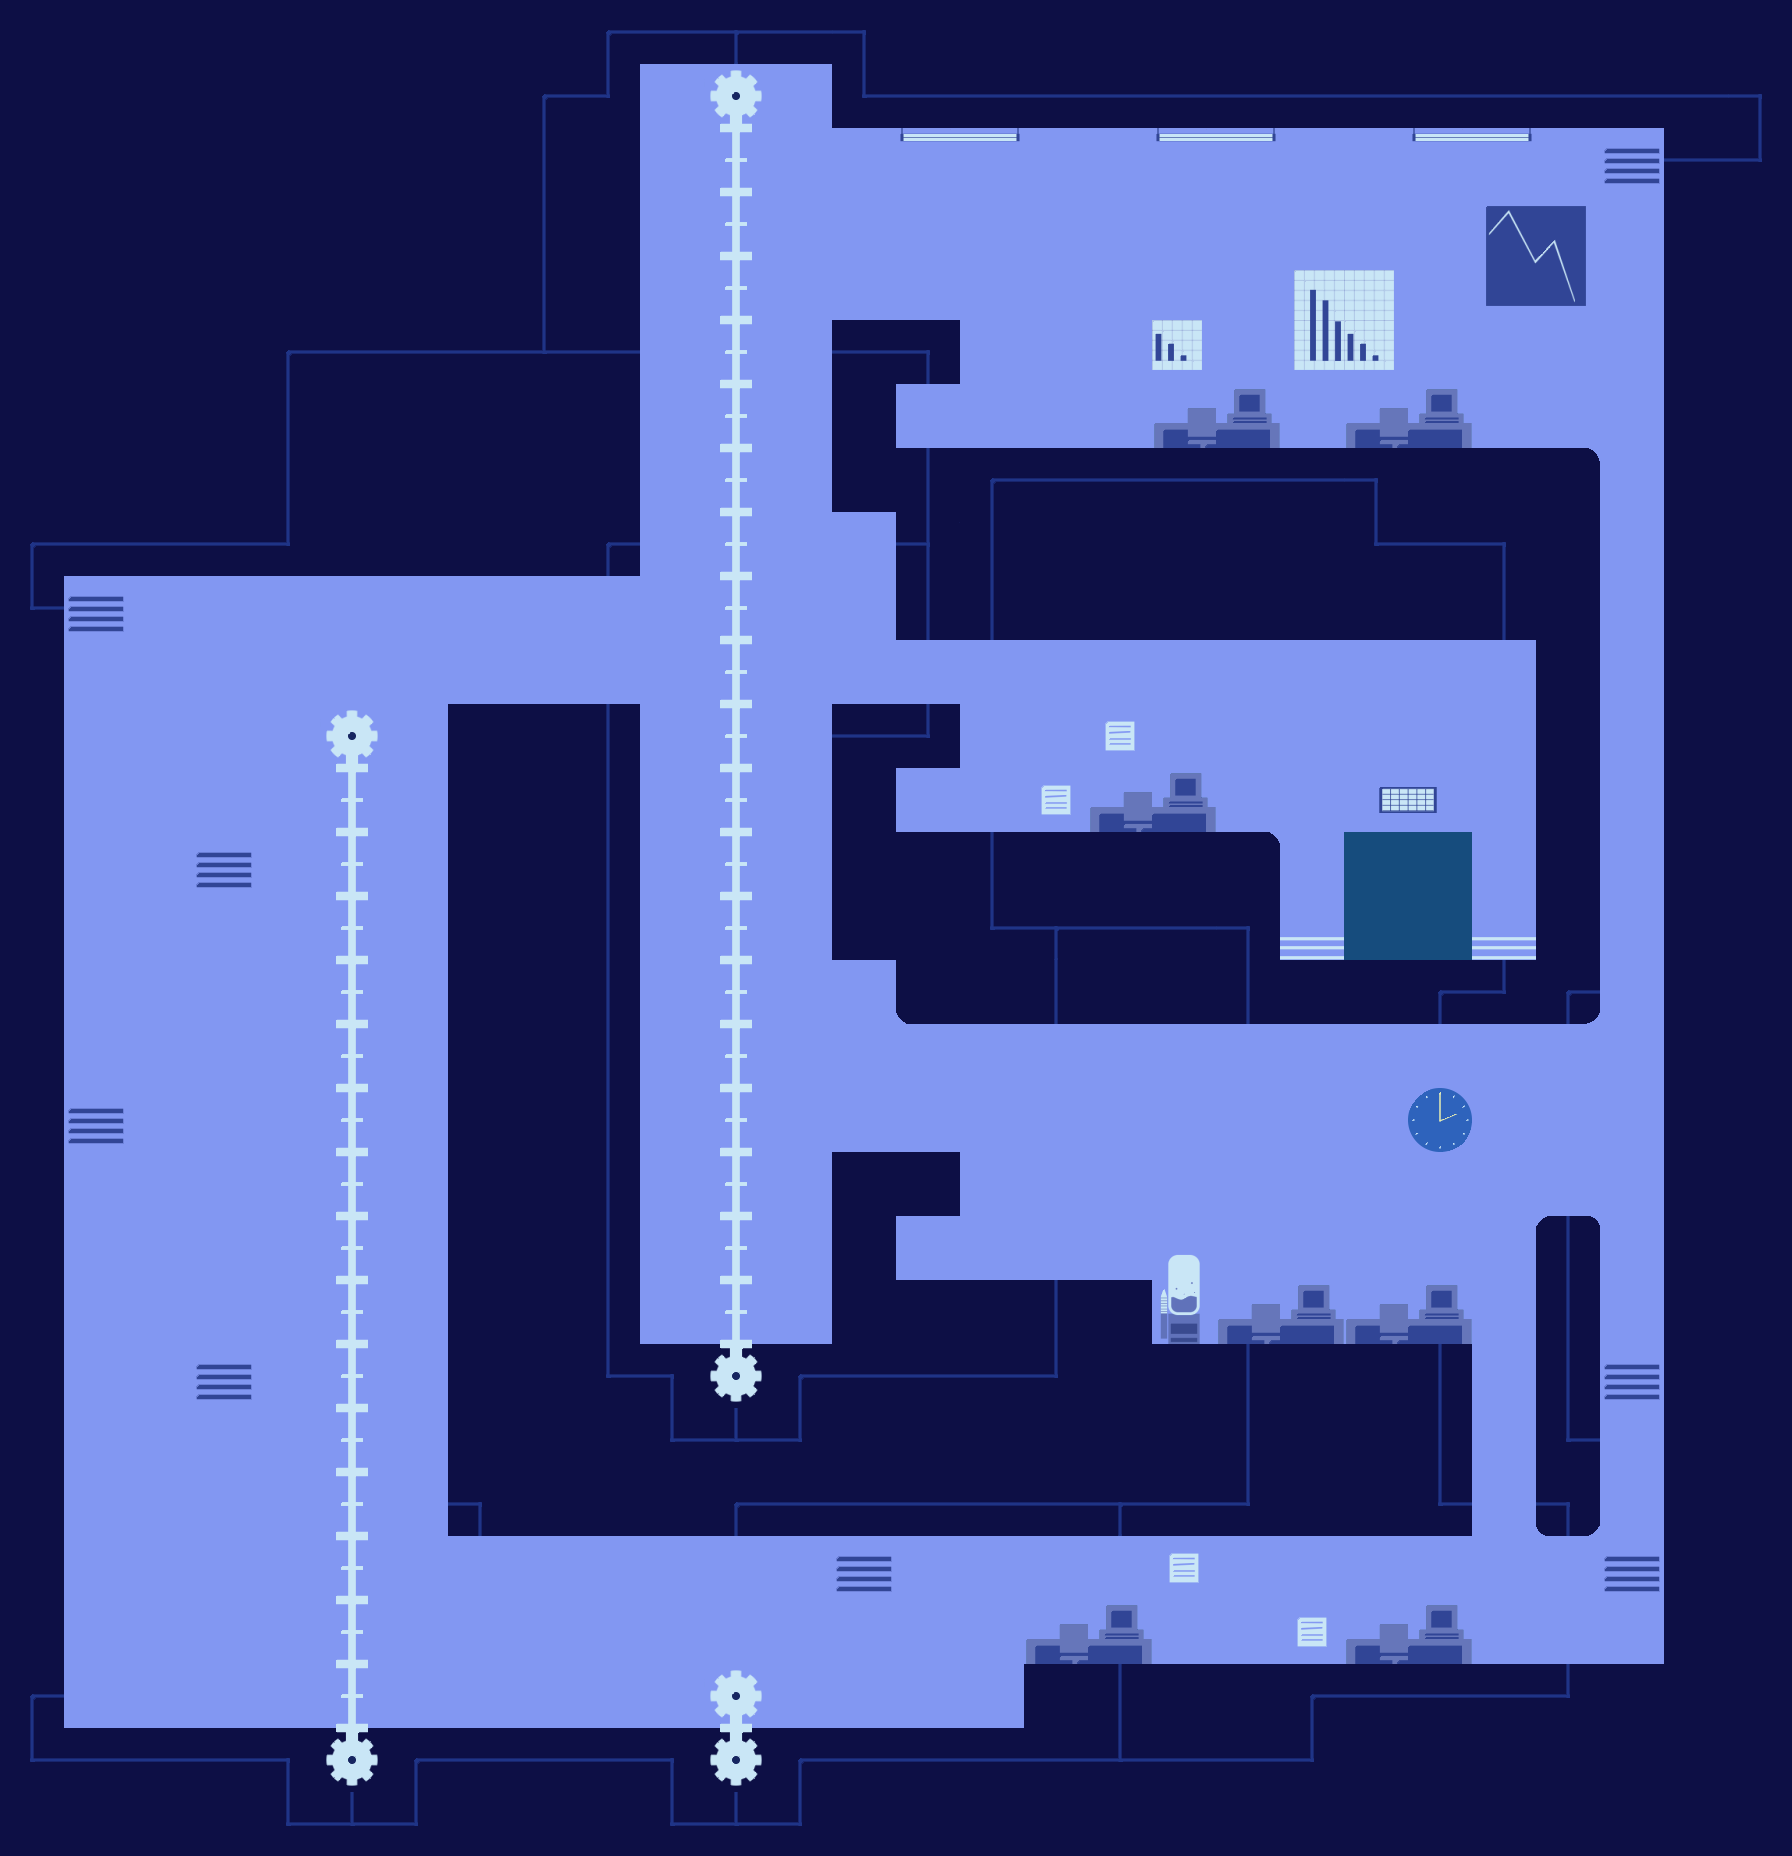

Tiled map render using the project's own tile images. Description and the map definition, with tile-layer contents summarised, below:
An orthogonal 28x29 tile map with 64x64 px tiles, 8 tile layers (Capa de patrones 1, azul, negro, puerta, ...).

<map version="1.0" orientation="orthogonal" width="28" height="29" tilewidth="64" tileheight="64">
 <tileset firstgid="1" name="tiles01" tilewidth="64" tileheight="64">
  <image source="tiles03.png" width="896" height="256" />
 </tileset>
 <layer name="Capa de patrones 1" width="28" height="29">
  <data>[812 cells, 0 non-empty, 0 distinct tile ids]</data>
 </layer>
 <layer name="azul" width="28" height="29">
  <data>[812 cells, 812 non-empty, 1 distinct tile ids]</data>
 </layer>
 <layer name="negro" width="28" height="29">
  <data>[812 cells, 426 non-empty, 5 distinct tile ids]</data>
 </layer>
 <layer name="puerta" width="28" height="29">
  <data>[812 cells, 8 non-empty, 4 distinct tile ids]</data>
 </layer>
 <layer name="engranaje" width="28" height="29">
  <data>[812 cells, 40 non-empty, 3 distinct tile ids]</data>
 </layer>
 <layer name="luces" width="28" height="29">
  <data>[812 cells, 6 non-empty, 2 distinct tile ids]</data>
 </layer>
 <layer name="elementos" width="28" height="29">
  <data>[812 cells, 30 non-empty, 14 distinct tile ids]</data>
 </layer>
 <layer name="Lineas" width="28" height="29">
  <data>[812 cells, 146 non-empty, 10 distinct tile ids]</data>
 </layer>
</map>
